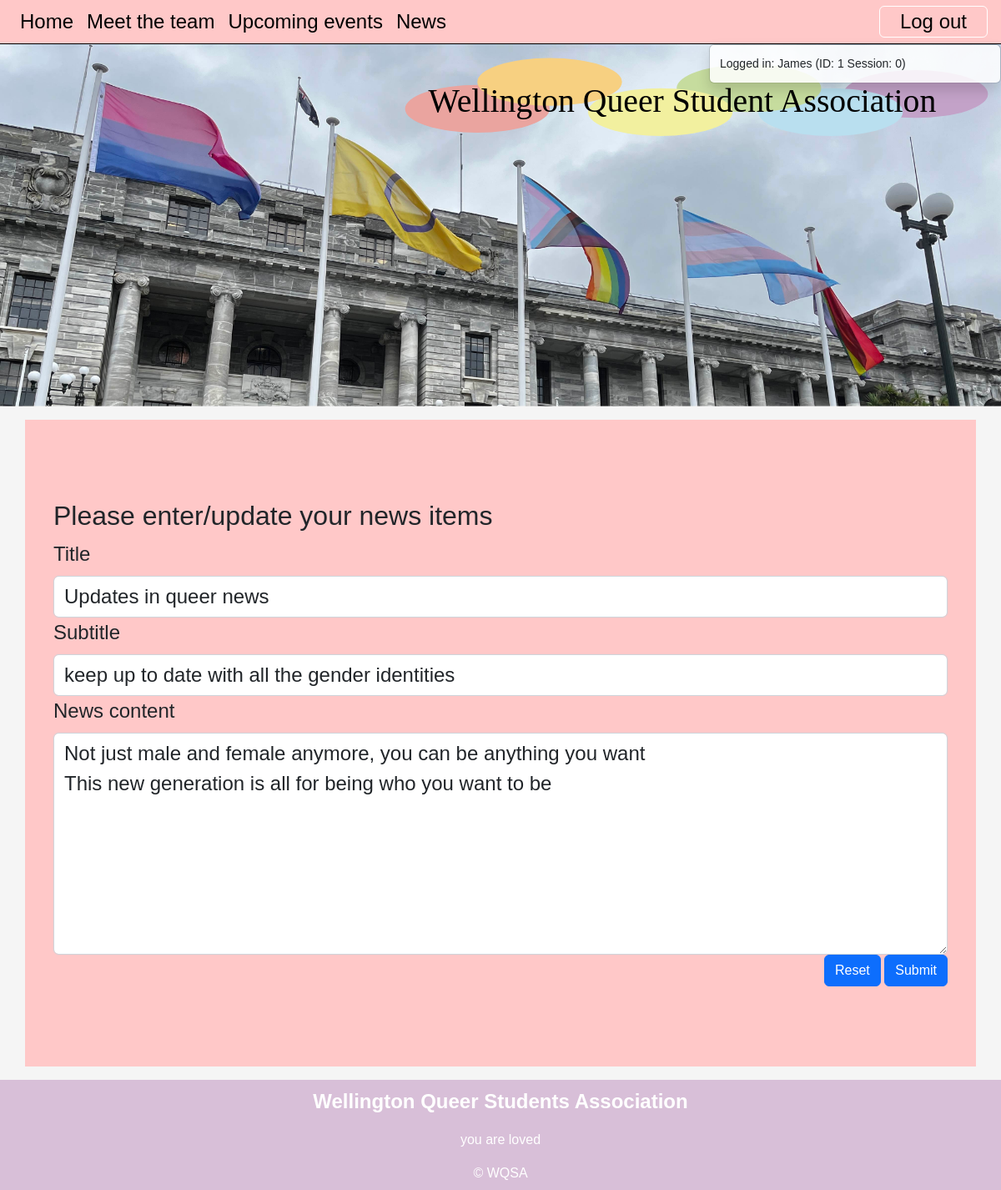
The page /news_cud?id=1&task=update (signed in) on the database its author committed.
### tables this page shows
CREATE TABLE news(
    news_id integer primary key autoincrement not null,
    title text not null unique,
    subtitle text not null unique,
    content text not null unique,
    newsdate date not null,
    member_id integer not null,
    foreign key(member_id) references member(member_id)
);

### server.py (the view, shortened to what this page needs)
@app.route("/news_cud", methods=['GET', 'POST'])
def news_cud():
    data = request.args
    required_keys=['id', 'task']
    for k in required_keys:
        if k not in data.keys():
            message = "Do not know what to do with create, read, update on news (keys not present)"
            return render_template('error.html', error=message)
        if request.method == "GET":
            if data['task'] == 'delete':
                sql = "delete from news where news_id =?"
                values_tuple = (data['id'],)
                result = run_commit_query(sql, values_tuple, db_path)
                return redirect(url_for('news'))
            elif data['task'] == 'update':
                sql = """select title, subtitle, content from news where news_id =?"""
                values_tuple = (data['id'],)
                result = run_search_query_tuples(sql, values_tuple, db_path, True)
                result = result[0]
                return render_template("news_cud.html",
                                       **result,
                                       id=data['id'],
                                       task=data['task'])
            elif data['task'] == 'add':
                return render_template("news_cud.html", id=0, task=data['task'])
            else:
                message = 'unrecognised task from news page'
                return render_template('error.html', error=message)
    return render_template("news_cud.html")

### db_functions.py (called while the page is built)
def run_search_query_tuples(sql_query, values_tuple, file_path, rowfactory=False):
    result = None
    try:
        db = sqlite3.connect(file_path)
        if rowfactory:
            db.row_factory = sqlite3.Row
        cursor = db.cursor()
        cursor.execute(sql_query, values_tuple)
        result = cursor.fetchall()
        cursor.close()
    except sqlite3.Error as error:
        print("Error running search query tuples: {}".format(error))
        return None
    db.close()
    if result is None:
        print("No search values were found")
    return result

### templates/news_cud.html (shortened to what this page needs)
{% extends "layout.html" %}
{% block content %}
<div class="container-lg py-sm-5 py-1 A">
    <div class="news p-4 my-4">
        <h2>Please enter/update your news items</h2>
        <form action="{{url_for('news_cud', id=id, task=task)}}" method="POST">
            <div>
             <label for="title" class="form-label">Title</label>
                <input type="text" class="form-control" id="title" name="title" placeholder="" value="{{title}}" required>
            </div>
            <div>
                <label for="subtitle" class="form-label">Subtitle</label>
                <input type="text" class="form-control" id="subtitle" name="subtitle" placeholder="" value="{{subtitle}}" required>
            </div>
            <div>
                <label for="content" class="form-label">News content</label>
                <textarea class="form-control" id="content" name="content" placeholder="" rows="7" required>{{content}}</textarea>
            </div>
            <div class="text-end">
                <button type="reset" class="btn btn-primary">Reset</button>
                <button type="submit" class="btn btn-primary">Submit</button>
            </div>
        </form>
    </div>
</div>
{% endblock %}

### static/styles.css (style rules this page uses)
:root { --brand-green: rgb(167,209,202); --brand-paper: rgb(245, 245, 245); }
body { font-family: 'Raleway', sans-serif; font-size: 100%; background-color: var(--brand-paper); margin: 0; }
.container-lg { border: 4px solid pink; padding: 10px; }
.container-lg { border: 0px solid pink; overflow: auto; }
.A { background-color: rgb(255, 200, 200); }
label, input[type='text'], input[type='email'], textarea { font-size: 1.5em !important; }

### rows shown on the page
news: title "Updates in queer news", subtitle "keep up to date with all the gender identities", content "Not just male and female anymore, you can be anything you want This new generation is all for being who you want to be"

### other values the page prints
{{ session['name'] }} "James"
{{ session['member_id'] }} "1"
{{ session['authorisation'] }} "0"
